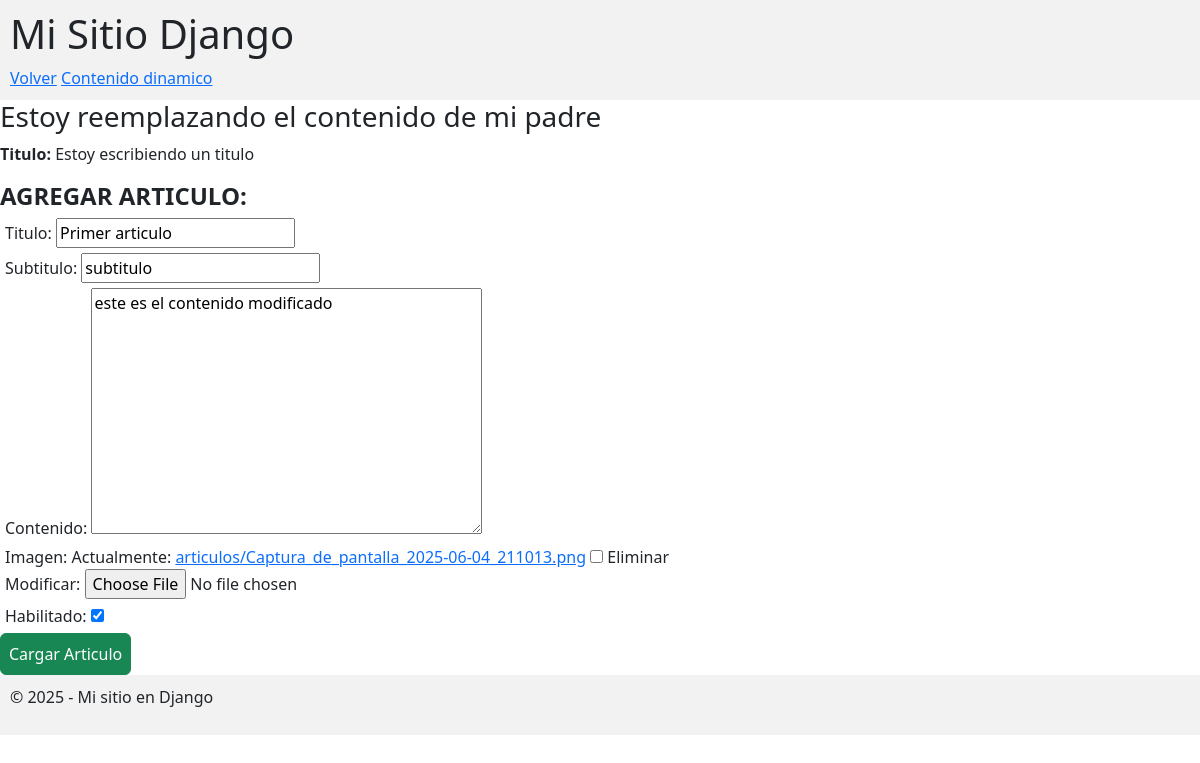
/articulo/modificar/1/ (signed in), run on the app's committed database.
### app/mi_primer_app/models.py (models this page shows, shortened)
class Articulo(models.Model):
    id_articulo = models.AutoField(primary_key=True)
    titulo = models.CharField(max_length=50)
    subtitulo = models.CharField(max_length=100)
    contenido = models.TextField(max_length=5000)
    fecha_creacion = models.DateTimeField(auto_now_add=True)
    habilitado = models.BooleanField(default=True)
    usuario = models.ForeignKey(Usuario, on_delete=models.CASCADE, blank=True, null=True)
    imagen = models.ImageField(upload_to='articulos/', blank=True, null=True)

### app/mi_primer_app/views.py (the view)
# urls.py: path('modificar/<int:pk>/', ModificarArticulo.as_view(), name='modificar')
class ModificarArticulo(UserPassesTestMixin, UpdateView):
    def test_func(self):
        return self.request.user.is_authenticated and (self.request.user.is_superuser or self.get_object().usuario == self.request.user)
    model = Articulo
    template_name = 'agregar.html'
    form_class = ArticuloFormularioAdmin
    success_url = reverse_lazy('articulo:ver-todos')

### app/mi_primer_app/forms.py
class ArticuloFormularioAdmin(forms.ModelForm):
    class Meta:
        model = Articulo
        fields = ['titulo','subtitulo','contenido', 'imagen','habilitado']

### templates/agregar.html (shortened to what this page needs)
{% extends 'base/base.html' %}
{% load static %}
{% block contenido %}
<h3>Estoy reemplazando el contenido de mi padre</h3>
<p><strong>Titulo:</strong> Estoy escribiendo un titulo</p>
<h4><strong>AGREGAR ARTICULO:</strong></h4>
<form method="post" enctype="multipart/form-data" class="form">
    {{ form.as_div }}
    <button type="submit" class="btn btn-success p-2">Cargar Articulo</button>
</form>
{% endblock %}

### static/css/estilos.css (style rules this page uses)
body { font-family: Arial, sans-serif; margin: 20px; }

### templates/base/base.html (style rules this page uses)
form div { margin: 5px; }

### data on the page
Articulo: titulo "Primer articulo", subtitulo "subtitulo", contenido "este es el contenido modificado", habilitado "☑"
